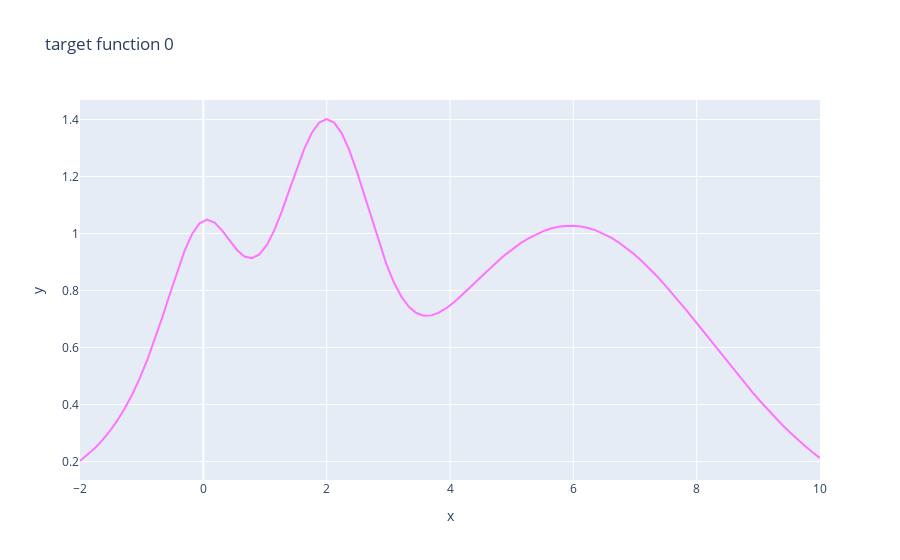
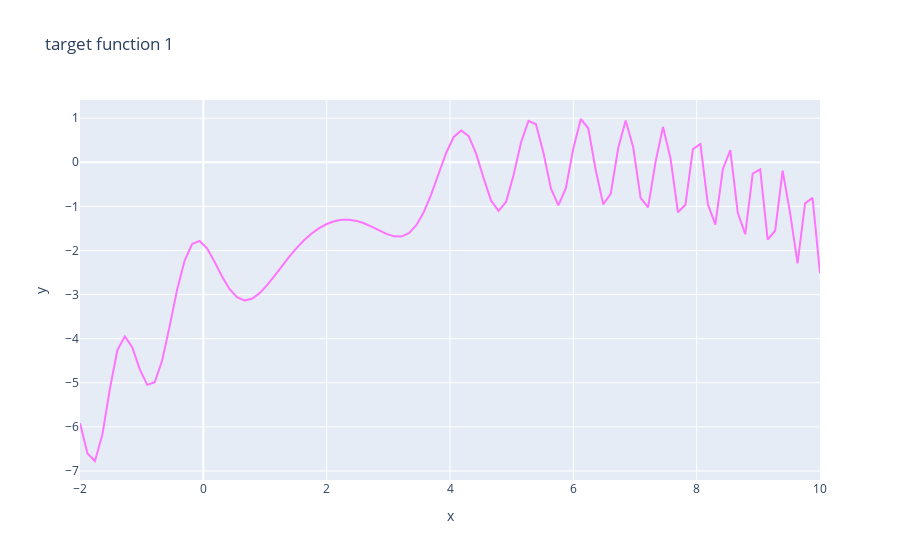

The code cell stored with these charts, in order, in its notebook:
### Code cell
import plotly.graph_objects as go

def plot_target_functions():
    x = np.linspace(-2., 10., 100)
    x_new = x.reshape((100, -1))
    z0 = target_function_0(x_new)
    z1 = target_function_1(x_new)

    data0 = go.Scatter(x=x, y=z0, line_color="#FE73FF")
    data1 = go.Scatter(x=x, y=z1, line_color="#FE73FF")

    fig = go.Figure(data=data0)
    fig.update_layout(title="target function 0", xaxis_title="x", yaxis_title="y")
    fig.show()

    fig = go.Figure(data=data1)
    fig.update_layout(title="target function 1", xaxis_title="x", yaxis_title="y")
    fig.show()

plot_target_functions()
